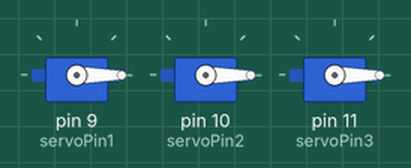
A sketch run on a simulated Arduino Uno, built with avr-gcc and run on an emulated ATmega328P. Parts: 3 × servo.

Above: at 0.1 s.
At 3.1 s:
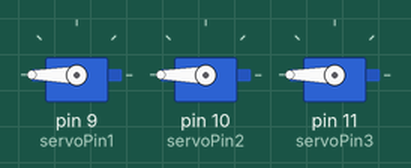
Timing chart, 0 to 4.6 s (numbered marks = the images above):
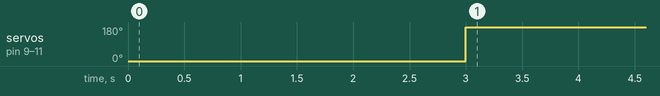

The sketch:

Voice.ino
```cpp
#include <Servo.h>

Servo servo1;
Servo servo2;
Servo servo3;

int servoPin1 = 9;
int servoPin2 = 10;
int servoPin3 = 11;

void setup() {
  // Attach servos
  servo1.attach(servoPin1);
  servo2.attach(servoPin2);
  servo3.attach(servoPin3);

  // All start at 0°
  servo1.write(0);
  servo2.write(0);
  servo3.write(0);

  delay(3000);  // wait 3 seconds

  // All move to 180° at the same time
  servo1.write(180);
  servo2.write(180);
  servo3.write(180);
}

void loop() {
  // nothing here (one-time action)
}
```

Measured:
- by itself, servo on pin 9 (servoPin1), servo on pin 10 (servoPin2), servo on pin 11 (servoPin3): 0° → 180° at 3.0 s
